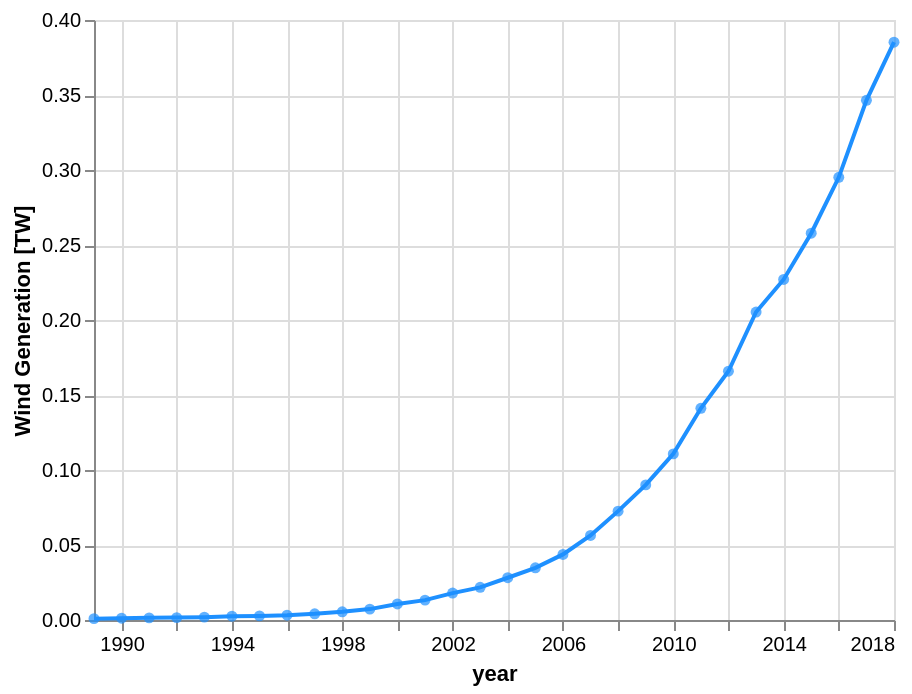

Express this chart as Vega-Lite.
### Vega-Lite specification from a JSON file in a GitHub repository (floating-point values rounded to 4 significant figures)
{"config": {"view": {"continuousWidth": 400, "continuousHeight": 300}}, "layer": [{"mark": {"type": "line", "color": "dodgerblue"}, "encoding": {"tooltip": [{"type": "temporal", "field": "year", "format": "%Y", "title": "year"}, {"type": "nominal", "field": "TW", "format": ".2f"}], "x": {"type": "temporal", "field": "year", "timeUnit": "year", "title": "year"}, "y": {"type": "quantitative", "field": "TW", "title": "Wind Generation [TW]"}}}, {"mark": {"type": "point", "color": "dodgerblue", "filled": true}, "encoding": {"tooltip": [{"type": "temporal", "field": "year", "format": "%Y", "title": "year"}, {"type": "nominal", "field": "TW", "format": ".2f"}], "x": {"type": "temporal", "field": "year", "timeUnit": "year", "title": "year"}, "y": {"type": "quantitative", "field": "TW", "title": "Wind Generation [TW]"}}}], "data": {"name": "data-71bdb35444152b3687b36d64b07a7fa7"}, "$schema": "https://vega.github.io/schema/vega-lite/v5.json", "datasets": {"data-71bdb35444152b3687b36d64b07a7fa7": [{"year": "1989-01-01T00:00:00", "TW": 0.0009061}, {"year": "1990-01-01T00:00:00", "TW": 0.00123}, {"year": "1991-01-01T00:00:00", "TW": 0.001429}, {"year": "1992-01-01T00:00:00", "TW": 0.001595}, {"year": "1993-01-01T00:00:00", "TW": 0.001916}, {"year": "1994-01-01T00:00:00", "TW": 0.002513}, {"year": "1995-01-01T00:00:00", "TW": 0.002736}, {"year": "1996-01-01T00:00:00", "TW": 0.003211}, {"year": "1997-01-01T00:00:00", "TW": 0.004144}, {"year": "1998-01-01T00:00:00", "TW": 0.005492}, {"year": "1999-01-01T00:00:00", "TW": 0.007262}, {"year": "2000-01-01T00:00:00", "TW": 0.0107}, {"year": "2001-01-01T00:00:00", "TW": 0.01325}, {"year": "2002-01-01T00:00:00", "TW": 0.01795}, {"year": "2003-01-01T00:00:00", "TW": 0.02177}, {"year": "2004-01-01T00:00:00", "TW": 0.02817}, {"year": "2005-01-01T00:00:00", "TW": 0.03477}, {"year": "2006-01-01T00:00:00", "TW": 0.04372}, {"year": "2007-01-01T00:00:00", "TW": 0.05636}, {"year": "2008-01-01T00:00:00", "TW": 0.07258}, {"year": "2009-01-01T00:00:00", "TW": 0.09008}, {"year": "2010-01-01T00:00:00", "TW": 0.1107}, {"year": "2011-01-01T00:00:00", "TW": 0.1411}, {"year": "2012-01-01T00:00:00", "TW": 0.1658}, {"year": "2013-01-01T00:00:00", "TW": 0.2053}, {"year": "2014-01-01T00:00:00", "TW": 0.227}, {"year": "2015-01-01T00:00:00", "TW": 0.2579}, {"year": "2016-01-01T00:00:00", "TW": 0.2951}, {"year": "2017-01-01T00:00:00", "TW": 0.3464}, {"year": "2018-01-01T00:00:00", "TW": 0.3852}]}}
